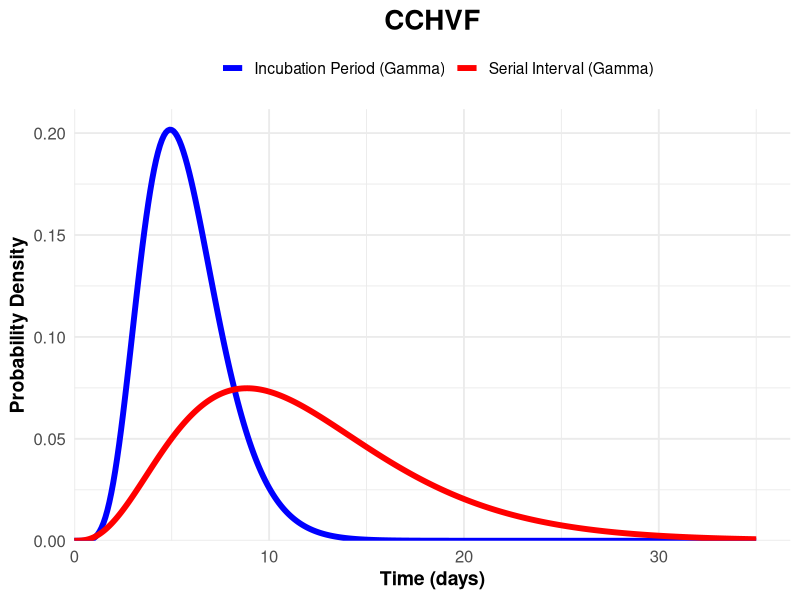

Write R code to recreate this figure.
library(ggplot2)

# Parameters for Incubation Period (Gamma)
incubation_mean <- 5.7
incubation_sd <- 2.1
incubation_variance <- incubation_sd^2
incubation_shape <- (incubation_mean^2) / incubation_variance
incubation_rate <- incubation_mean / incubation_variance

# Parameters for Serial Interval (Gamma)
serial_shape <- 3.9227199
serial_rate <- 0.3298345

# Print fitted parameters
cat("Incubation Period Parameters:\n")
cat("Shape:", incubation_shape, "\n")
cat("Rate:", incubation_rate, "\n\n")

# Probability Density Functions
incubation_pdf <- function(x) dgamma(x, shape = incubation_shape, rate = incubation_rate)
serial_pdf <- function(x) dgamma(x, shape = serial_shape, rate = serial_rate)

# Calculate Intersection and Pre-symptomatic Transmission
intersection <- uniroot(function(x) incubation_pdf(x) - serial_pdf(x), lower = 0.01, upper = 5)$root
pre_symptomatic <- (pgamma(intersection, shape = serial_shape, rate = serial_rate) - 
                      pgamma(intersection, shape = incubation_shape, rate = incubation_rate)) * 100

cat("Percentage of pre-symptomatic transmission:", pre_symptomatic, "%\n")

# Visualization
time_range <- seq(0, 35, by = 0.1)
incubation_values <- incubation_pdf(time_range)
serial_values <- serial_pdf(time_range)

# Combine data for plotting
plot_data <- data.frame(
  Time = rep(time_range, 2),
  PDF = c(incubation_values, serial_values),
  Type = rep(c("Incubation Period (Gamma)", "Serial Interval (Gamma)"), each = length(time_range))
)

# Plot
ggplot(plot_data, aes(x = Time, y = PDF, color = Type)) +
  geom_line(size = 2.0) +
  scale_color_manual(values = c("Incubation Period (Gamma)" = "blue", 
                                "Serial Interval (Gamma)" = "red")) +
  labs(
    title = "CCHVF",
    x = "Time (days)",
    y = "Probability Density",
    color = ""
  ) +
  theme_minimal(base_size = 14) +
  theme(
    plot.title = element_text(face = "bold", size = 20, hjust = 0.5),
    legend.position = "top",
    axis.title = element_text(face = "bold"),
    axis.text = element_text(size = 12)
  ) +
  scale_x_continuous(expand = expansion(mult = c(0, 0.05))) +
  scale_y_continuous(expand = expansion(mult = c(0, 0.05)))
